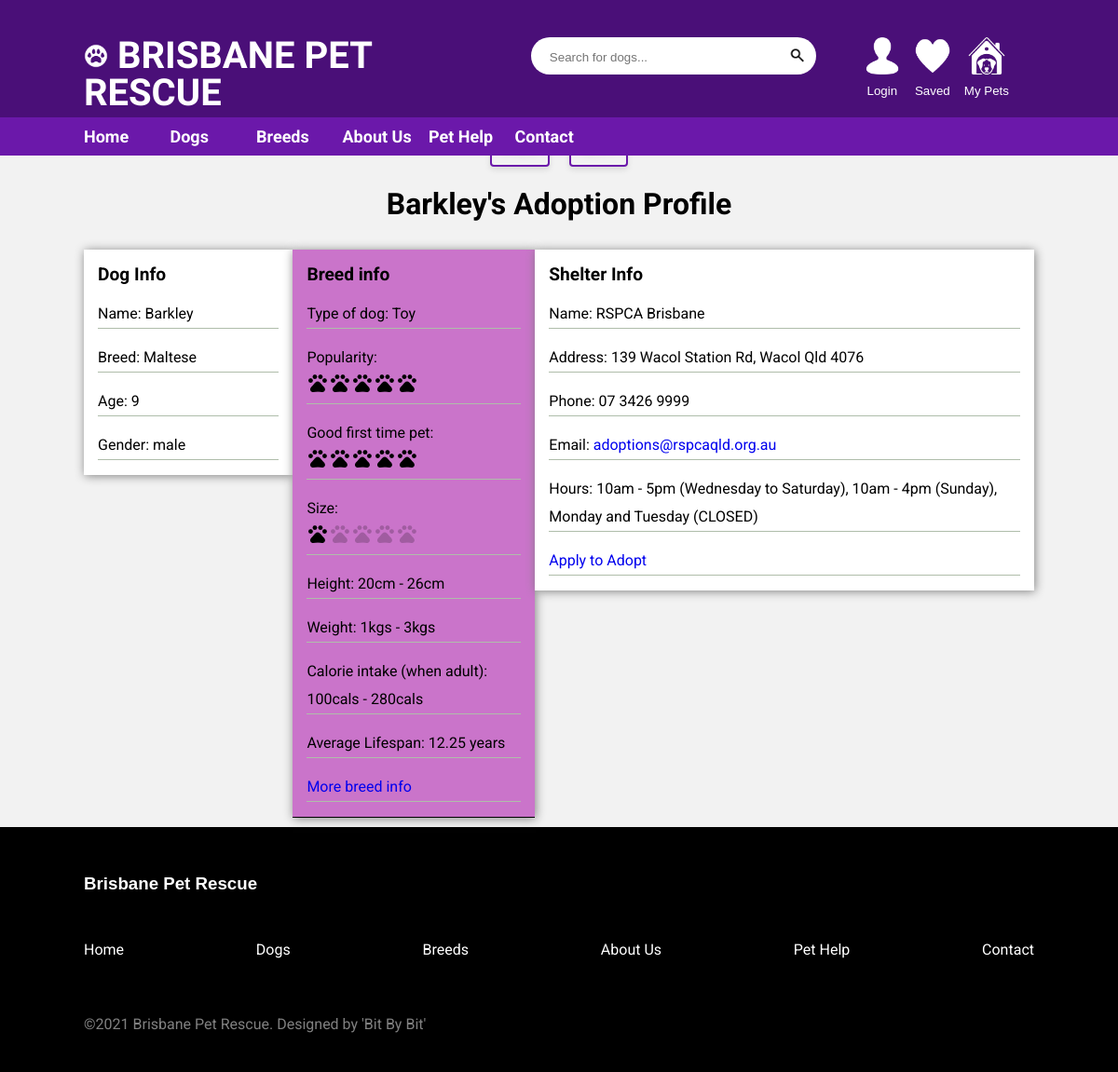
Page /category-dogs.php?dog_id=6 on the committed database.
### tables this page shows
CREATE TABLE `dogs` (
  `dog_id` int(11) NOT NULL,
  `owner_id` int(11) DEFAULT NULL,
  `shelter_id` int(11) NOT NULL,
  `breed_id` int(11) NOT NULL,
  `name` varchar(32) NOT NULL,
  `age` int(11) NOT NULL,
  `dob` date NOT NULL,
  `gender` varchar(6) NOT NULL,
  `desexed` tinyint(1) NOT NULL,
  `vaccinated` tinyint(1) NOT NULL,
  `council_registration_id` int(11) DEFAULT NULL,
  `fee` int(11) NOT NULL,
  `adoption_date` date DEFAULT NULL,
  `last_worming_medication` date DEFAULT NULL,
  `worming_medication_frequency` int(11) DEFAULT NULL,
  `last_tick_medication` date DEFAULT NULL,
  `tick_medication_frequency` int(11) DEFAULT NULL
);

CREATE TABLE `dog_breeds` (
  `breed_id` int(11) NOT NULL,
  `Breed` varchar(64) NOT NULL,
  `height_low` int(11) NOT NULL,
  `height_high` int(11) NOT NULL,
  `weight_low` int(11) NOT NULL,
  `weight_high` int(11) NOT NULL,
  `height_class` int(11) NOT NULL,
  `weight_class` int(11) NOT NULL,
  `adult_cal_intake_low` int(11) NOT NULL,
  `adult_cal_intake_high` int(11) NOT NULL,
  `intelligence_desc` varchar(64) NOT NULL,
  `obey_perc` decimal(4,2) NOT NULL,
  `training_reps_low` int(11) NOT NULL,
  `training_reps_high` int(11) NOT NULL,
  `intelligence_class` int(11) NOT NULL,
  `adaptability_class` int(11) NOT NULL,
  `general_friendliness_class` int(11) NOT NULL,
  `apartment_living_class` int(11) NOT NULL,
  `family_affectionate_class` int(11) NOT NULL,
  `shedding_amount_class` int(11) NOT NULL,
  `dog_friendly_class` int(11) NOT NULL,
  `drooling_potential_class` int(11) NOT NULL,
  `ease_of_grooming_class` int(11) NOT NULL,
  `energy_level_class` int(11) NOT NULL,
  `exercise_needs_class` int(11) NOT NULL,
  `friendly_toward_strangers_class` int(11) NOT NULL,
  `general_health_class` int(11) NOT NULL,
  `good_for_novice_owners` int(11) NOT NULL,
  `incredibly_kid_friendly_class` int(11) NOT NULL,
  `intensity_class` int(11) NOT NULL,
  `potential_for_mouthiness_class` int(11) NOT NULL,
  `potential_for_playfulness_class` int(11) NOT NULL,
  `potential_for_weight_gain_class` int(11) NOT NULL,
  `prey_drive_class` int(11) NOT NULL,
  `sensitivity_class` int(11) NOT NULL,
  `size_class` int(11) NOT NULL,
  `tendency_to_bark_or_howl_class` int(11) NOT NULL,
  `tolerates_being_alone_class` int(11) NOT NULL,
  `tolerates_cold_weather_class` int(11) NOT NULL,
  `tolerates_hot_weather_class` int(11) NOT NULL,
  `wanderlust_potential_class` int(11) NOT NULL,
  `watchdog_class` int(11) NOT NULL,
  `type_of_dog` varchar(16) NOT NULL,
  `average_lifespan` decimal(5,2) NOT NULL,
  `genetic_conditions` varchar(256) NOT NULL,
  `genetic_diseases` varchar(256) NOT NULL,
  `lifetime_cost_class` int(11) NOT NULL,
  `average_lifespan_class` int(11) NOT NULL,
  `average_purchase_price_class` int(11) NOT NULL,
  `popularity_class` int(11) NOT NULL
);

CREATE TABLE `shelters` (
  `shelter_id` int(11) NOT NULL,
  `name` varchar(64) DEFAULT NULL,
  `address` varchar(256) DEFAULT NULL,
  `phone` varchar(16) DEFAULT NULL,
  `hours` varchar(256) DEFAULT NULL,
  `email` varchar(64) DEFAULT NULL
);

### category-dogs.php (the view, shortened to what this page needs)
<!DOCTYPE html>
<html lang="en">
<head>
    <?php include('partials/head.php'); ?>
    <link rel="stylesheet" href="css/glide.core.css">
    <link rel="stylesheet" href="css/glide.theme.css">
</head>
<body>
    <?php include('partials/menu.php'); ?>
    <?php
    if (isset($_GET['dog_id'])) {
        $dog_id = $_GET['dog_id'];
    } else {
        header('location:' . SITEURL);
    }
    ?>
    <section class="category-section">
        <div class="container">
            <?php
            $sql2 = "SELECT path, alt_text FROM dog_breeds AS b, breed_image as i, dogs as d WHERE b.breed_id = i.breed_id AND b.breed_id=d.breed_id AND d.dog_id=$dog_id ORDER BY main_image DESC";
            $res2 = mysqli_query($conn, $sql2);
            $count2 = mysqli_num_rows($res2);
            if ($count2 > 0) {
            ?>
                <div class="glide">
                    <div class="glide__track" data-glide-el="track">
                        <ul class="glide__slides">
                            <?php
                            while ($row2 = mysqli_fetch_assoc($res2)) {
                                $image_name = $row2['path'];
                                $image_alt = $row2['alt_text'];
                                if ($image_name == "") {
                                    echo "<div class='error'>Image not Available.</div>";
                                } else {
                            ?>
                                    <li class="glide__slide"><img src="<?php echo SITEURL.$image_name; ?>" alt="<?php echo $image_alt; ?>"></li>
                        <?php
                                }
                            }
                        }
                        ?>
                        </ul>
                    </div>
                    <div class="glide__arrows" data-glide-el="controls">
                        <button class="glide__arrow glide__arrow--left" data-glide-dir="<">prev</button>
                        <button class="glide__arrow glide__arrow--right" data-glide-dir=">">next</button>
                    </div>
                </div>
                <div class="category-info">
                    <?php
                    $sql3 = "SELECT d.name as d_name, Breed, age, gender, type_of_dog, popularity_class, good_for_novice_owners, size_class, height_low, height_high, weight_low, weight_high, adult_cal_intake_low, adult_cal_intake_high, average_lifespan, b.breed_id as breed_id, s.name as s_name, address, phone, hours, email FROM dogs as d, dog_breeds as b, shelters as s WHERE d.breed_id = b.breed_id AND s.shelter_id = d.shelter_id AND d.dog_id=$dog_id";
                    $res3 = mysqli_query($conn, $sql3);
                    $row3 = mysqli_fetch_assoc($res3);
                    ?>
                    <h2 class="category-title center-txt"><?php echo $row3['d_name']; ?>'s Adoption Profile</h2>
                    <div class="dog-information-boxes">
                        <div class="dog-info-box">
                            <h4>Dog Info</h4>
                            <p>Name: <?php echo $row3['d_name']; ?></p>
                            <p>Breed: <?php echo $row3['Breed']; ?></p>
                            <p>Age: <?php echo $row3['age']; ?></p>
                            <p>Gender: <?php echo $row3['gender']; ?></p>
                        </div>
                        <div class="dog-info-box">
                            <h4>Breed info</h4>
                            <p>Type of dog: <span style="text-transform: capitalize;"><?php echo $row3['type_of_dog']; ?></span></p>
                            <p>Popularity: <br><?php echo str_repeat("<img src='/images/icons/star-full.png'>", $row3['popularity_class'])
                                                . str_repeat("<img src='/images/icons/star-full.png' style=opacity:0.2>", 5 - $row3['popularity_class']); ?></p>
                            <p>Good first time pet: <br><?php echo str_repeat("<img src='/images/icons/star-full.png'>", $row3['good_for_novice_owners'])
                                                        . str_repeat("<img src='/images/icons/star-full.png' style='opacity:0.2'>", 5 - $row3['good_for_novice_owners']); ?></p>
                            <p>Size: <br><?php echo str_repeat("<img src='/images/icons/star-full.png'>", $row3['size_class'])
                                            . str_repeat("<img src='/images/icons/star-full.png' style='opacity:0.2'>", 5 - $row3['size_class']); ?></p>
                            <p>Height: <?php echo $row3['height_low']; ?>cm - <?php echo $row3['height_high']; ?>cm</p>
                            <p>Weight: <?php echo $row3['weight_low']; ?>kgs - <?php echo $row3['weight_high']; ?>kgs</p>
                            <p>Calorie intake (when adult):
                                <?php echo $row3['adult_cal_intake_low'] . "cals - "
                                    . $row3['adult_cal_intake_high'] . "cals"; ?></p>
                            <p>Average Lifespan: <?php echo $row3['average_lifespan']; ?> years</p>
                            <p><a href="/category-breeds.php?breed_id=<?php echo $row3['breed_id']; ?>">More breed info</a></p>
                        </div>
                            <div class="dog-info-box">
                            <h4>Shelter Info</h4>
                            <p>Name: <?php echo $row3['s_name']; ?></p>
                            <p>Address: <?php echo $row3['address']; ?></p>
                            <p>Phone: <?php echo $row3['phone']; ?></p>
                            <p>Email: <a href="mailto:<?php echo $row3['email']; ?>"><?php echo $row3['email']; ?></a></p>
                            <p>Hours: <?php echo $row3['hours']; ?></p>
                            <p><a href="https://form.jotform.com/212502680325043?<?php echo str_replace(' ', '%20', "shelterName=" . $row3['s_name'] . "&shelterEmail=" . $row3['email'] . "&dogId=" . $dog_id . "&dogName=" . $row3['d_name']); ?>">Apply to Adopt</a></p>
                        </div>
                    </div>
                </div>
        </div>
    </section>
    <?php include('partials/footer.php'); ?>
</body>
</html>

### css/style.css (style rules this page uses)
:root { --navbarHeight: 130px; --mainColor: #4A0F78; --secondaryColor: #6b18aa; --titleColor: white; --h1Color: #989898; --h2Color: white; --background: rgba(0, 0, 0, 0.05); }
* { margin:0; padding:0; box-sizing: border-box; }
html { scroll-behavior: smooth; }
body { font-family: 'Roboto', Arial, Helvetica, sans-serif; font-size: 16px; }
.container { width: 80%; margin: 0 auto; }
a { text-decoration: none; }
ul { list-style-type: none; }
p { font-weight: 400; line-height: 30px; }
button { background-color: transparent; cursor: pointer; border: none; }
.container { width: 85%; margin: 0 auto; }
.center-txt { text-align: center; }
p { display: block; margin-block-start: 1em; margin-block-end: 1em; margin-inline-start: 0; margin-inline-end: 0; }
.category-title { font-size: 2em; margin-top: 2%; }
.category-section { padding-top: 7%; background-color: var(--background); }
.dog-information-boxes { margin-top: 3%; display: flex; justify-content: space-evenly; }
.dog-info-box { margin-bottom: 1%; height: fit-content; width: fit-content; min-width: 22%; max-height: 50%; padding-top: 15px; padding-left: 15px; padding-right: 15px; text-align: left; background-color: white; box-shadow: 1px 1px 10px grey; }
.dog-info-box p { border-bottom: 1px solid #afbdaa; }
.dog-info-box h4 { font-size: 1.2em; }
.dog-info-box:nth-of-type(even) { background-color: rgb(202, 116, 202); border-bottom: 1px solid black; }

### css/glide.core.css (style rules this page uses)
.glide { position: relative; width: 100%; box-sizing: border-box; margin-top: 3%; }
.glide * { box-sizing: inherit; }
.glide__track { overflow: hidden; }
.glide__slides { position: relative; width: 100%; list-style: none; backface-visibility: hidden; transform-style: preserve-3d; touch-action: pan-Y; overflow: hidden; padding: 0; white-space: nowrap; display: flex; flex-wrap: nowrap; will-change: transform; }
.glide__slide { width: 100%; height: 100%; flex-shrink: 0; white-space: normal; user-select: none; -webkit-touch-callout: none; -webkit-tap-highlight-color: transparent; }
.glide__arrows { -webkit-touch-callout: none; user-select: none; margin-top: 1%; display: flex; justify-content: center; }

### css/glide.theme.css (style rules this page uses)
.glide__arrow { margin-left: 1%; margin-right: 1%; display: block; z-index: 2; color: #4A0F78; text-transform: uppercase; padding: 9px 12px; background-color: transparent; border: 2px solid #6b18aa; border-radius: 4px; box-shadow: 0 0.25em 0.5em 0 rgba(0, 0, 0, 0.1); text-shadow: 0 0.25em 0.5em rgba(0, 0, 0, 0.1); opacity: 1; cursor: pointer; transition: opacity 150ms ease, border 300ms ease-in-out; line-height: 1; }
.glide__arrow--left { left: 2em; }
.glide__arrow--right { right: 2em; }

### rows in the picture
dogs: name "Barkley", breed.Breed "Maltese", age "9", gender "male", breed.type_of_dog "Toy", breed.height_low "20", breed.height_high "26", breed.weight_low "1", breed.weight_high "3", breed.adult_cal_intake_low "100", breed.adult_cal_intake_high "280", breed.average_lifespan "12.25", shelter.name "RSPCA Brisbane", shelter.address "139 Wacol Station Rd, Wacol Qld 4076", shelter.phone "07 3426 9999", shelter.email "adoptions@rspcaqld.org.au", shelter.hours "10am - 5pm (Wednesday to Saturday), 10am - 4pm (Sunday), Monday and Tuesday (CLOSED)"

### other values in the picture
$login_caption "Login"
